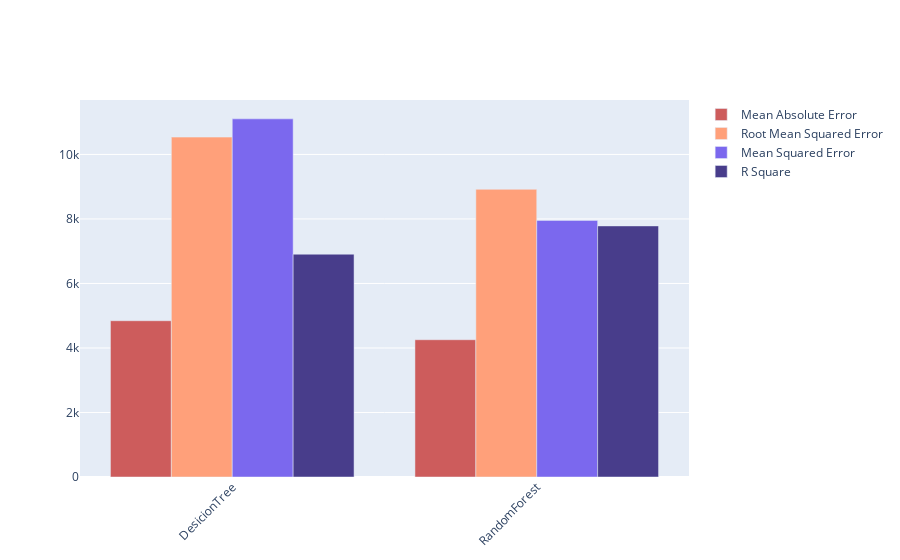

The cell this chart's notebook holds for it:
### Markdown cell above
# Comparison

### Code cell
model_name = ['DesicionTree', 'RandomForest']

fig = go.Figure()
fig.add_trace(go.Bar(
    x=model_name,
    y=results.iloc[0,1:],
    name='Mean Absolute Error',
    marker_color='indianred'
))
fig.add_trace(go.Bar(
    x=model_name,
    y=results.iloc[1,1:],
    name='Root Mean Squared Error',
    marker_color='lightsalmon'
))
fig.add_trace(go.Bar(
    x=model_name,
    y=results.iloc[2,1:],
    name='Mean Squared Error',
    marker_color='mediumslateblue'
))
fig.add_trace(go.Bar(
    x=model_name,
    y=results.iloc[3,1:],
    name='R Square',
    marker_color='darkslateblue'
))

# Here we modify the tickangle of the xaxis, resulting in rotated labels.
fig.layout.update(barmode='group', xaxis_tickangle=-45)
fig.show()

### Figure 1 — Plotly figure (JSON) as saved in the notebook; plotly's stock layout.template omitted (floating-point values rounded to 4 significant figures)
{"data": [{"marker": {"color": "indianred"}, "name": "Mean Absolute Error", "type": "bar", "x": ["DesicionTree", "RandomForest"], "y": [4845.0, 4256.0]}, {"marker": {"color": "lightsalmon"}, "name": "Root Mean Squared Error", "type": "bar", "x": ["DesicionTree", "RandomForest"], "y": [10540.0, 8919.0]}, {"marker": {"color": "mediumslateblue"}, "name": "Mean Squared Error", "type": "bar", "x": ["DesicionTree", "RandomForest"], "y": [11100.0, 7955.0]}, {"marker": {"color": "darkslateblue"}, "name": "R Square", "type": "bar", "x": ["DesicionTree", "RandomForest"], "y": [6908.0, 7785.0]}], "layout": {"barmode": "group", "xaxis": {"tickangle": -45}}}
